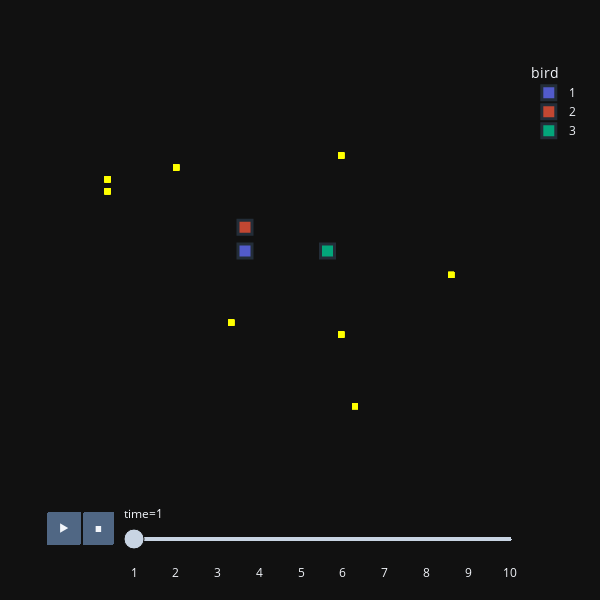

The notebook cell saved with this chart:
### Code cell
ft.animate_birds(hungry_sim, plot_rewards=True,
                  width = 600, height = 600, point_size = 10)

### Figure 1 — Plotly figure (JSON) as saved in the notebook; plotly's stock layout.template omitted (floating-point values rounded to 4 significant figures)
{"data": [{"hovertemplate": "bird=1<br>time=1<br>x=%{x}<br>y=%{y}<extra></extra>", "legendgroup": "1", "marker": {"color": "#636efa", "line": {"width": 3}, "opacity": 0.8, "size": 14, "symbol": "square"}, "mode": "markers", "name": "1", "orientation": "v", "showlegend": true, "type": "scatter", "x": [11], "xaxis": "x", "y": [15], "yaxis": "y"}, {"hovertemplate": "bird=2<br>time=1<br>x=%{x}<br>y=%{y}<extra></extra>", "legendgroup": "2", "marker": {"color": "#EF553B", "line": {"width": 3}, "opacity": 0.8, "size": 14, "symbol": "square"}, "mode": "markers", "name": "2", "orientation": "v", "showlegend": true, "type": "scatter", "x": [11], "xaxis": "x", "y": [17], "yaxis": "y"}, {"hovertemplate": "bird=3<br>time=1<br>x=%{x}<br>y=%{y}<extra></extra>", "legendgroup": "3", "marker": {"color": "#00cc96", "line": {"width": 3}, "opacity": 0.8, "size": 14, "symbol": "square"}, "mode": "markers", "name": "3", "orientation": "v", "showlegend": true, "type": "scatter", "x": [17], "xaxis": "x", "y": [15], "yaxis": "y"}, {"hovertemplate": "bird=reward<br>time=1<br>x=%{x}<br>y=%{y}<extra></extra>", "legendgroup": "reward", "marker": {"color": "yellow", "symbol": "square"}, "mode": "markers", "name": "reward", "orientation": "v", "showlegend": false, "type": "scatter", "x": [1, 6, 18, 18, 19, 26, 10, 1, 1, 6, 18, 18, 19, 26, 10, 1, 1, 6, 18, 18, 19, 26, 10, 1, 1, 6, 18, 18, 19, 26, 10, 1, 1, 6, 18, 18, 19, 26, 10, 1, 1, 6, 18, 18, 19, 26, 10, 1, 1, 6, 18, 18, 19, 26, 10, 1, 1, 6, 18, 18, 19, 26, 10, 1, 1, 6, 18, 18, 19, 26, 10, 1], "xaxis": "x", "y": [20, 22, 8, 23, 2, 13, 9, 21, 20, 22, 8, 23, 2, 13, 9, 21, 20, 22, 8, 23, 2, 13, 9, 21, 20, 22, 8, 23, 2, 13, 9, 21, 20, 22, 8, 23, 2, 13, 9, 21, 20, 22, 8, 23, 2, 13, 9, 21, 20, 22, 8, 23, 2, 13, 9, 21, 20, 22, 8, 23, 2, 13, 9, 21, 20, 22, 8, 23, 2, 13, 9, 21], "yaxis": "y"}], "layout": {"autosize": false, "height": 600, "legend": {"title": {"text": "bird"}, "tracegroupgap": 0}, "margin": {"t": 60}, "sliders": [{"active": 0, "currentvalue": {"prefix": "time="}, "len": 0.9, "pad": {"b": 10, "t": 60}, "steps": [{"args": [["1"], {"frame": {"duration": 0, "redraw": false}, "fromcurrent": true, "mode": "immediate", "transition": {"duration": 0, "easing": "linear"}}], "label": "1", "method": "animate"}, {"args": [["2"], {"frame": {"duration": 0, "redraw": false}, "fromcurrent": true, "mode": "immediate", "transition": {"duration": 0, "easing": "linear"}}], "label": "2", "method": "animate"}, {"args": [["3"], {"frame": {"duration": 0, "redraw": false}, "fromcurrent": true, "mode": "immediate", "transition": {"duration": 0, "easing": "linear"}}], "label": "3", "method": "animate"}, {"args": [["4"], {"frame": {"duration": 0, "redraw": false}, "fromcurrent": true, "mode": "immediate", "transition": {"duration": 0, "easing": "linear"}}], "label": "4", "method": "animate"}, {"args": [["5"], {"frame": {"duration": 0, "redraw": false}, "fromcurrent": true, "mode": "immediate", "transition": {"duration": 0, "easing": "linear"}}], "label": "5", "method": "animate"}, {"args": [["6"], {"frame": {"duration": 0, "redraw": false}, "fromcurrent": true, "mode": "immediate", "transition": {"duration": 0, "easing": "linear"}}], "label": "6", "method": "animate"}, {"args": [["7"], {"frame": {"duration": 0, "redraw": false}, "fromcurrent": true, "mode": "immediate", "transition": {"duration": 0, "easing": "linear"}}], "label": "7", "method": "animate"}, {"args": [["8"], {"frame": {"duration": 0, "redraw": false}, "fromcurrent": true, "mode": "immediate", "transition": {"duration": 0, "easing": "linear"}}], "label": "8", "method": "animate"}, {"args": [["9"], {"frame": {"duration": 0, "redraw": false}, "fromcurrent": true, "mode": "immediate", "transition": {"duration": 0, "easing": "linear"}}], "label": "9", "method": "animate"}, {"args": [["10"], {"frame": {"duration": 0, "redraw": false}, "fromcurrent": true, "mode": "immediate", "transition": {"duration": 0, "easing": "linear"}}], "label": "10", "method": "animate"}], "x": 0.1, "xanchor": "left", "y": 0, "yanchor": "top"}], "updatemenus": [{"buttons": [{"args": [null, {"frame": {"duration": 500, "redraw": false}, "fromcurrent": true, "mode": "immediate", "transition": {"duration": 0, "easing": "linear"}}], "label": "&#9654;", "method": "animate"}, {"args": [[null], {"frame": {"duration": 0, "redraw": false}, "fromcurrent": true, "mode": "immediate", "transition": {"duration": 0, "easing": "linear"}}], "label": "&#9724;", "method": "animate"}], "direction": "left", "pad": {"r": 10, "t": 70}, "showactive": false, "type": "buttons", "x": 0.1, "xanchor": "right", "y": 0, "yanchor": "top"}], "width": 600, "xaxis": {"anchor": "y", "domain": [0, 1], "range": [-1, 31], "showgrid": false, "showticklabels": false, "ticks": "", "title": {"text": ""}, "zeroline": false}, "yaxis": {"anchor": "x", "domain": [0, 1], "range": [-1, 31], "showgrid": false, "showticklabels": false, "ticks": "", "title": {"text": ""}, "zeroline": false}}}
